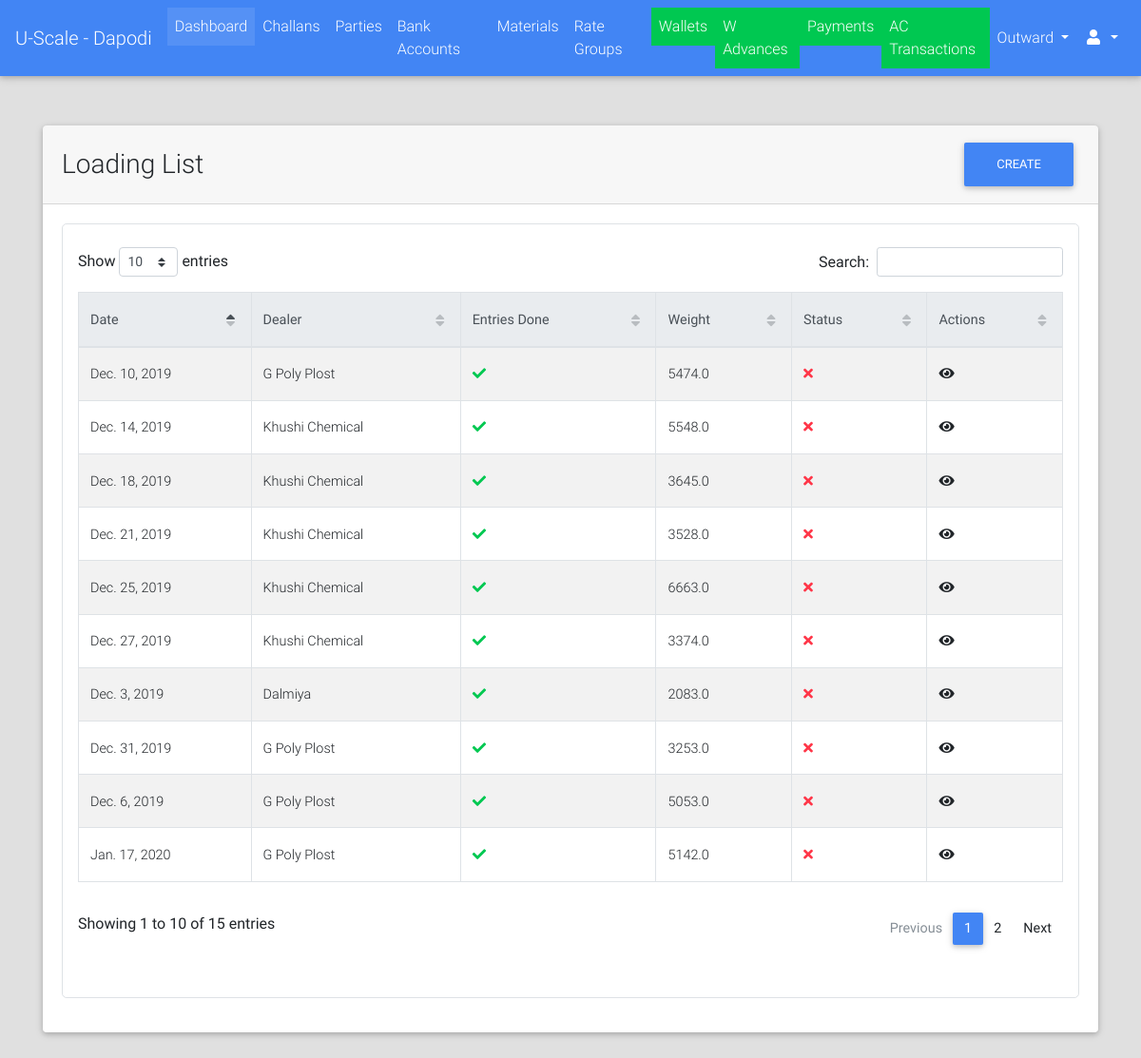
/loadings/list/ (signed in), run on the app's committed database.
### loadings/models.py (models this page shows, shortened)
class Loading(models.Model):
    STATUS_CHOICES = (("CR", "Created"), ("ED", "Entries Done"), ("DN", "DN"))
    loading_no = models.CharField(max_length=12, unique=True)
    dealer = models.ForeignKey("dealers.Dealer", on_delete=models.PROTECT)
    vehicle_details = models.CharField(max_length=264)
    extra_info = models.TextField(blank=True)
    created_on = models.DateField(verbose_name="Loading Date", )
    updated_on = models.DateTimeField(auto_now=True)
    status = models.CharField(max_length=2, choices=STATUS_CHOICES, default="CR")
    @property
    def get_weight_display(self):
        text = ""
        for loading_weight in self.loadingweight_set.all():
            text += f"{loading_weight.weight_count}  "
        return text
    @property
    def get_absolute_url(self):
        return reverse_lazy("loadings:detail", kwargs={"id": self.id})

class LoadingWeight(models.Model):
    loading = models.ForeignKey(Loading, on_delete=models.CASCADE)
    material = models.ForeignKey("materials.Material", on_delete=models.PROTECT)
    weight_count = models.FloatField(validators=[MinValueValidator(limit_value=1.0)])
    class Meta:
        unique_together = ("material", "loading")

### dealers/models.py (models this page shows, shortened)
class Dealer(models.Model):
    name = models.CharField(max_length=128)
    dealer_code = models.CharField(max_length=32, blank=True)
    address = models.TextField(blank=True)
    business_name = models.CharField(max_length=256, blank=True)
    phone = models.CharField(max_length=13)
    whatsapp = models.CharField(max_length=13, blank=True)
    email = models.EmailField(blank=True, null=True)
    extra_info = models.TextField(blank=True)
    city = models.CharField(max_length=64, blank=True)
    is_active = models.BooleanField(default=True)
    def __str__(self):
        return self.name

### loadings/views.py (the view)
class LoadingListView(LoginRequiredMixin, ListView):
    model = Loading
    template_name = "loadings/list.html"
    context_object_name = "loadings"
    ordering = "-id"

### portal/templatetags/constant_tags.py (called while the page is built)
@register.simple_tag
def get_branch_name():
    return settings.BRANCH_NAME

### portal/templates/loadings/list.html (shortened to what this page needs)
{% extends "portal/base.html" %}
{% load static %}
{% block custom_links %}
    <link href="{% static "css/addons/datatables.min.css" %}" rel="stylesheet">
    <link href="{% static "css/addons/datatables-select.min.css" %}" rel="stylesheet">
{% endblock %}
{% block content %}
    <br><br>
    <div class="container">
        <div class="card">
            <div class="card-header">
                <div class="row">
                    <div class="col-lg-9 m-auto">
                        <h3 class="m-auto">Loading List</h3>
                    </div>
                    <div class="col-lg-3">
                        <a class="float-right" href="{% url "loadings:add" %}"><button class="btn btn-primary">Create</button></a>
                    </div>
                </div>
            </div>
            <div class="card-body">
                <div class="table p-3 border" style="border-radius: 5px">
                     <table id="dt-basic-checkbox" class="table table-striped table-bordered" cellspacing="0" width="100%">
                         <thead class="thead-light">
                            <th class="th-sm">Date</th>
                            <th class="th-sm">Dealer</th>
                            <th class="th-sm">Entries Done</th>
                            <th class="th-sm">Weight</th>
                            <th class="th-sm">Status</th>
                            <th class="th-sm">Actions</th>
                         </thead>
                         <tbody>
                             {% if loadings %}
                                {% for loading in loadings %}
                                    <tr>
                                        <td>{{ loading.created_on }}</td>
                                        <td><a href="{{ loading.get_absolute_url }}">{{ loading.dealer }}</a></td>
                                        <td>
                                            <i class="fa {% if loading.status == "ED" %}fa-check text-success{% else %}fa-times text-danger{% endif %}"></i>
                                        </td>
                                        <td>{{ loading.get_weight_display }}</td>
                                        <td>
                                            <i class="fa {% if loading.status == "DN" %}fa-check text-success{% else %}fa-times text-danger{% endif %}"></i>
                                        </td>
                                        <td><a href="{{ loading.get_absolute_url }}"><i class="fa fa-eye"></i></a></td>
                                    </tr>
                                {% endfor %}
                             {% else %}
                                 <span class="text-black-50 font-weight-bold">No Loadings Found</span>
                             {% endif %}
                         </tbody>
                    </table>
                 </div>
            </div>
        </div>
    </div>
{% endblock %}

### data on the page
Loading: created_on "Jan. 17, 2020", dealer "G Poly Plost", weight "5142.0"
Loading: created_on "Dec. 27, 2019", dealer "Khushi Chemical", weight "3374.0"
Loading: created_on "Dec. 31, 2019", dealer "G Poly Plost", weight "3253.0"
Loading: created_on "Dec. 25, 2019", dealer "Khushi Chemical", weight "6663.0"
Loading: created_on "Dec. 21, 2019", dealer "Khushi Chemical", weight "3528.0"
Loading: created_on "Dec. 18, 2019", dealer "Khushi Chemical", weight "3645.0"
Loading: created_on "Dec. 14, 2019", dealer "Khushi Chemical", weight "5548.0"
Loading: created_on "Dec. 10, 2019", dealer "G Poly Plost", weight "5474.0"
Loading: created_on "Dec. 6, 2019", dealer "G Poly Plost", weight "5053.0"
Loading: created_on "Dec. 3, 2019", dealer "Dalmiya", weight "2083.0"
